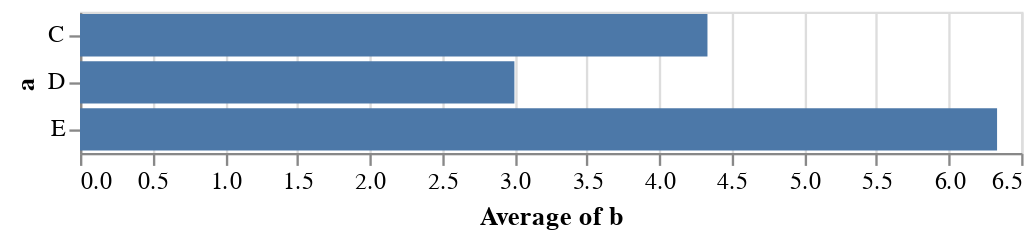

Notebook code for this chart:
### Code cell
# we can instead choose to aggregate these data. Bars are more typical for showing aggregated values
# can also flip the variables for encodings to have a horizontal bar chart 
alt.Chart(data).mark_bar().encode(
    y='a',
    x='average(b)'
)

### Figure 1 — Vega-Lite specification as saved in the notebook (floating-point values rounded to 4 significant figures)
{"config": {"view": {"continuousWidth": 400, "continuousHeight": 300}}, "data": {"name": "data-347f1284ea3247c0f55cb966abbdd2d8"}, "mark": "bar", "encoding": {"x": {"type": "quantitative", "aggregate": "average", "field": "b"}, "y": {"type": "nominal", "field": "a"}}, "$schema": "https://vega.github.io/schema/vega-lite/v4.8.1.json", "datasets": {"data-347f1284ea3247c0f55cb966abbdd2d8": [{"a": "C", "b": 2}, {"a": "C", "b": 7}, {"a": "C", "b": 4}, {"a": "D", "b": 1}, {"a": "D", "b": 2}, {"a": "D", "b": 6}, {"a": "E", "b": 8}, {"a": "E", "b": 4}, {"a": "E", "b": 7}]}}
